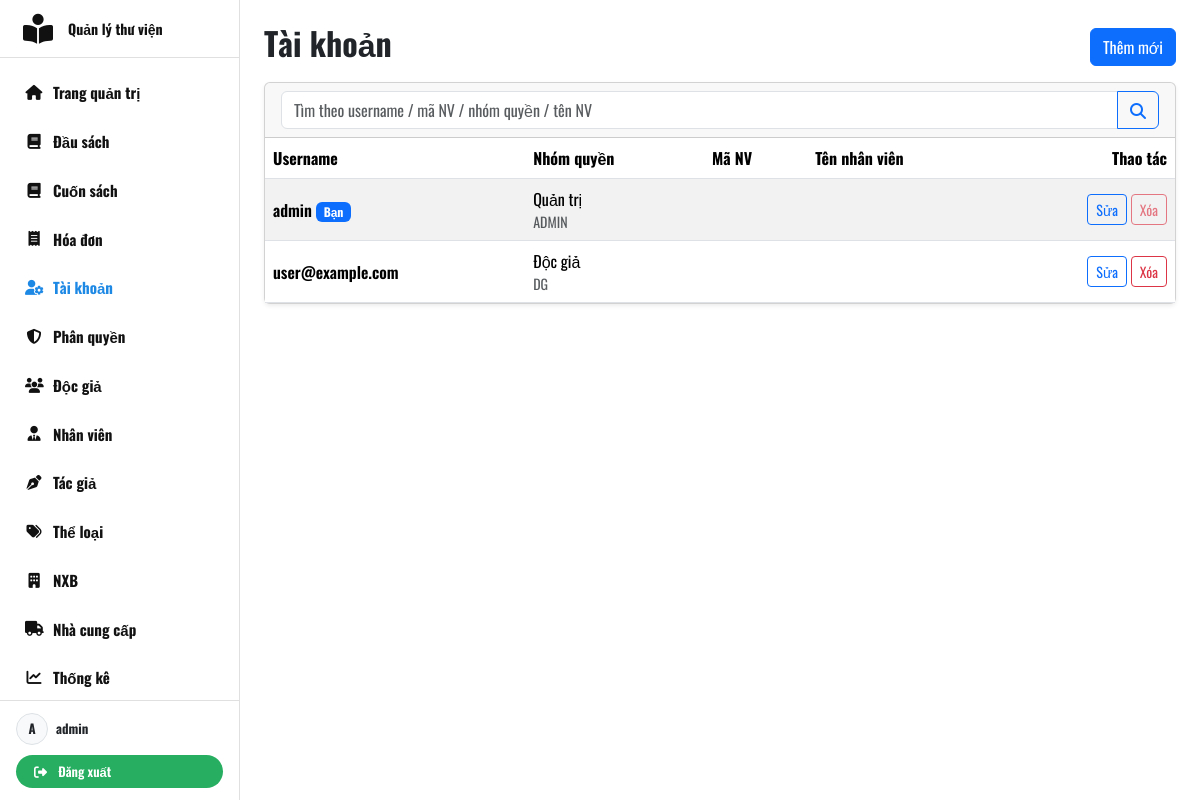
/admin/QuanLy/TaiKhoan/QL_TaiKhoan.php (signed in), run on an earlier commit of the app's database.
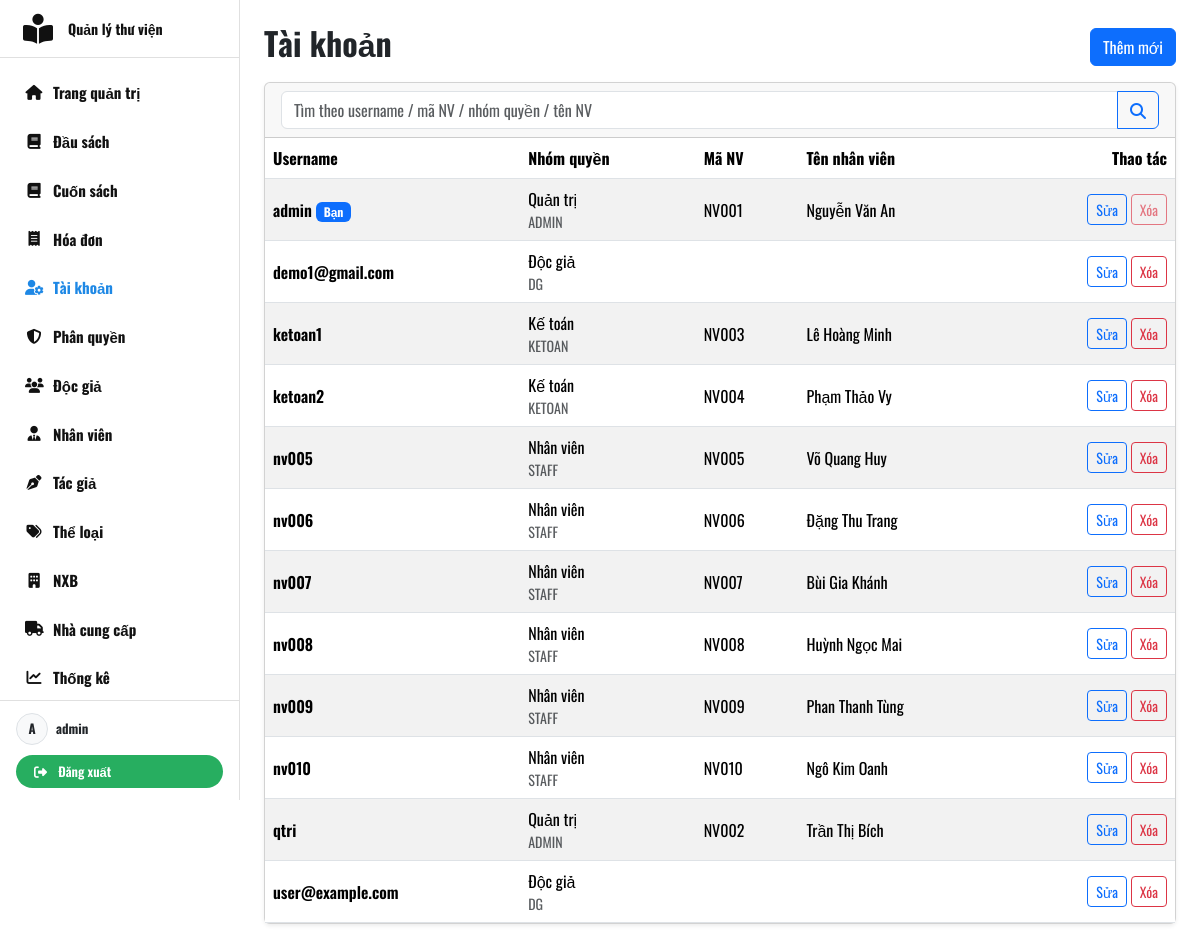
And on a later commit of the database.
### tables this page shows
CREATE TABLE IF NOT EXISTS `taikhoan` (
  `tendangnhap` varchar(50)  NOT NULL,
  `matkhau`     varchar(255) DEFAULT NULL,
  `manhomquyen` varchar(50)  DEFAULT NULL,
  `manv`        varchar(50)  DEFAULT NULL,
  `madocgia`    varchar(50)  DEFAULT NULL,
  PRIMARY KEY (`tendangnhap`),
  KEY `fk_taikhoan_nhomquyen` (`manhomquyen`),
  KEY `fk_taikhoan_nhanvien`  (`manv`),
  KEY `fk_taikhoan_docgia`    (`madocgia`),
  CONSTRAINT `fk_taikhoan_nhomquyen` FOREIGN KEY (`manhomquyen`) REFERENCES `nhomquyen` (`manhomquyen`),
  CONSTRAINT `fk_taikhoan_nhanvien`  FOREIGN KEY (`manv`)        REFERENCES `nhanvien`  (`manv`),
  CONSTRAINT `fk_taikhoan_docgia`    FOREIGN KEY (`madocgia`)     REFERENCES `docgia`    (`madocgia`)
);

CREATE TABLE IF NOT EXISTS `nhomquyen` (
  `manhomquyen`  varchar(50)  NOT NULL,
  `tennhomquyen` varchar(100) DEFAULT NULL,
  PRIMARY KEY (`manhomquyen`)
);

### admin/login/auth.php (called while the page is built, shortened)
<?php
function admin_is_logged_in(): bool
{
    return isset($_SESSION['admin_user']) && is_array($_SESSION['admin_user']);
}
function admin_current_user(): array
{
    return is_array($_SESSION['admin_user']) ? $_SESSION['admin_user'] : [];
}

### admin/QuanLy/TaiKhoan/QL_TaiKhoan.php (the view, shortened to what the changed rows need)
<?php
require_once __DIR__ . '/../../login/auth.php';
$conn = ConnectDB::getInstance()->getConnection();
$conn->set_charset('utf8mb4');
function h(string $value): string
{
    return htmlspecialchars($value, ENT_QUOTES | ENT_SUBSTITUTE, 'UTF-8');
}
function get_str(array $src, string $key, string $default = ''): string
{
    if (!isset($src[$key])) {
        return $default;
    }
    return trim((string)$src[$key]);
}
$err = get_str($_GET, 'err');
$currentUsername = '';
if (isset($_SESSION['admin_user']) && is_array($_SESSION['admin_user'])) {
    $currentUsername = (string)($_SESSION['admin_user']['tendangnhap'] ?? '');
}
$q = get_str($_GET, 'q');
$rows = [];
try {
    if ($q !== '') {
        $like = '%' . $q . '%';
        $sql =
            "SELECT tk.tendangnhap, tk.manhomquyen, nq.tennhomquyen, tk.manv,
                    CONCAT(COALESCE(nv.honv,''),' ',COALESCE(nv.tennv,'')) AS ten_nhanvien
             FROM taikhoan tk
             LEFT JOIN nhomquyen nq ON nq.manhomquyen = tk.manhomquyen
             LEFT JOIN nhanvien nv ON nv.manv = tk.manv
             WHERE (";
        $sql .=
            "tk.tendangnhap LIKE ?
                OR tk.manv LIKE ?
                OR COALESCE(nq.tennhomquyen,'') LIKE ?
                OR CONCAT(COALESCE(nv.honv,''),' ',COALESCE(nv.tennv,'')) LIKE ?
             )
             ORDER BY tk.tendangnhap ASC
             LIMIT 300";
        $stmt = $conn->prepare($sql);
        if (!$stmt) {
            throw new RuntimeException('Không thể chuẩn bị câu lệnh tìm kiếm.');
        }
        $stmt->bind_param('ssss', $like, $like, $like, $like);
        $stmt->execute();
        $rows = $stmt->get_result()->fetch_all(MYSQLI_ASSOC);
        $stmt->close();
    } else {
        $sql =
            "SELECT tk.tendangnhap, tk.manhomquyen, nq.tennhomquyen, tk.manv,
                    CONCAT(COALESCE(nv.honv,''),' ',COALESCE(nv.tennv,'')) AS ten_nhanvien
             FROM taikhoan tk
             LEFT JOIN nhomquyen nq ON nq.manhomquyen = tk.manhomquyen
             LEFT JOIN nhanvien nv ON nv.manv = tk.manv
             ORDER BY tk.tendangnhap ASC
             LIMIT 300";
        $res = $conn->query($sql);
        $rows = $res ? $res->fetch_all(MYSQLI_ASSOC) : [];
    }
} catch (Throwable $e) {
    $err = $err !== '' ? $err : $e->getMessage();
}
?>
<!DOCTYPE html>
<html lang="vi">
<head>
    <link rel="stylesheet" href="https://cdnjs.cloudflare.com/ajax/libs/font-awesome/6.7.2/css/all.min.css">
    <link rel="stylesheet" href="/assets/bootstrap/css/bootstrap.min.css">
    <link rel="stylesheet" href="/assets/css/admin_sidebar.css">
</head>
<body>
<?php
require_once __DIR__ . '/../../layout/admin_sidebar.php';
?>
<main class="container-fluid py-4">
    <div class="container-md">
        <div class="d-flex flex-wrap gap-2 align-items-end justify-content-between mb-3">
            <div>
                <h2 class="fw-bold mb-1">Tài khoản</h2>
            </div>
        </div>
        <div class="card shadow-sm">
            <div class="card-body p-0">
                <div class="table-responsive">
                    <table class="table table-striped align-middle mb-0">
                        <thead>
                        <tr>
                            <th>Username</th>
                            <th>Nhóm quyền</th>
                            <th>Mã NV</th>
                            <th>Tên nhân viên</th>
                            <th class="text-end">Thao tác</th>
                        </tr>
                        </thead>
                        <tbody>
                        <?php if (!$rows): ?>
                            <tr>
                                <td colspan="10" class="text-center text-muted py-4">Không có dữ liệu</td>
                            </tr>
                        <?php else: ?>
                            <?php foreach ($rows as $r): ?>
                                <?php
                                $username = (string)($r['tendangnhap'] ?? '');
                                $editUrl = '/admin/QuanLy/TaiKhoan/QL_TaiKhoan.php?edit=' . rawurlencode($username) . ($q !== '' ? ('&q=' . rawurlencode($q)) : '');
                                ?>
                                <tr>
                                    <td class="fw-semibold"><?= h($username) ?><?= ($currentUsername !== '' && $username === $currentUsername) ? ' <span class="badge text-bg-primary">Bạn</span>' : '' ?></td>
                                    <td>
                                        <div><?= h((string)($r['tennhomquyen'] ?? '')) ?></div>
                                        <div class="text-muted small"><?= h((string)($r['manhomquyen'] ?? '')) ?></div>
                                    </td>
                                    <td><?= h((string)($r['manv'] ?? '')) ?></td>
                                    <td><?= h((string)($r['ten_nhanvien'] ?? '')) ?></td>
                                    <td class="text-end">
                                        <a class="btn btn-sm btn-outline-primary" href="<?= h($editUrl) ?>">Sửa</a>
                                        <form method="post" class="d-inline" onsubmit="return confirm('Xóa tài khoản <?= h($username) ?>?')">
                                            <button class="btn btn-sm btn-outline-danger" type="submit" <?= ($currentUsername !== '' && $username === $currentUsername) ? 'disabled' : '' ?>>Xóa</button>
                                        </form>
                                    </td>
                                </tr>
                            <?php endforeach; ?>
                        <?php endif; ?>
                        </tbody>
                    </table>
                </div>
            </div>
        </div>
    </div>
</main>
</body>
</html>

### admin/layout/admin_sidebar.php (shortened to what the changed rows need)
<?php
require_once __DIR__ . '/../login/auth.php';
$admin = admin_current_user();
$adminUsername = (string)($admin['tendangnhap'] ?? 'Admin');
?>
<link rel="stylesheet" href="/assets/css/header.css">
<link rel="stylesheet" href="/assets/fonts/font.css">
<link rel="stylesheet" href="https://cdnjs.cloudflare.com/ajax/libs/font-awesome/6.7.2/css/all.min.css">
<link rel="stylesheet" href="/assets/css/admin_sidebar.css">
<aside class="admin-sidebar" aria-label="Menu quản trị">
    <div class="admin-sidebar-actions">
        <?php
        $displayName = $adminUsername;
        $initial = 'A';
        if (function_exists('mb_substr')) {
            $initial = mb_strtoupper(mb_substr(trim($displayName), 0, 1, 'UTF-8'), 'UTF-8');
        } else {
            $initial = strtoupper(substr(trim($displayName), 0, 1));
        }
        ?>
        <div class="admin-user-chip" aria-label="Tài khoản">
            <div class="admin-avatar rounded-circle border bg-light d-inline-flex align-items-center justify-content-center">
                <?= htmlspecialchars($initial, ENT_QUOTES) ?>
            </div>
            <span class="admin-user-name">
                <?= htmlspecialchars($displayName, ENT_QUOTES) ?>
            </span>
        </div>
    </div>
</aside>

What changed in the data, as far as the page shows it:
changed taikhoan "admin": manv (not shown) → "NV001"; ten_nhanvien (not shown) → "Nguyễn Văn An"
added taikhoan: tendangnhap "demo1@gmail.com", manhomquyen.tennhomquyen "Độc giả", manhomquyen "DG"
added taikhoan: tendangnhap "ketoan1", manhomquyen.tennhomquyen "Kế toán", manhomquyen "KETOAN", manv "NV003", ten_nhanvien "Lê Hoàng Minh"
added taikhoan: tendangnhap "ketoan2", manhomquyen.tennhomquyen "Kế toán", manhomquyen "KETOAN", manv "NV004", ten_nhanvien "Phạm Thảo Vy"
added taikhoan: tendangnhap "nv005", manhomquyen.tennhomquyen "Nhân viên", manhomquyen "STAFF", manv "NV005", ten_nhanvien "Võ Quang Huy"
added taikhoan: tendangnhap "nv006", manhomquyen.tennhomquyen "Nhân viên", manhomquyen "STAFF", manv "NV006", ten_nhanvien "Đặng Thu Trang"
added taikhoan: tendangnhap "nv007", manhomquyen.tennhomquyen "Nhân viên", manhomquyen "STAFF", manv "NV007", ten_nhanvien "Bùi Gia Khánh"
added taikhoan: tendangnhap "nv008", manhomquyen.tennhomquyen "Nhân viên", manhomquyen "STAFF", manv "NV008", ten_nhanvien "Huỳnh Ngọc Mai"
added taikhoan: tendangnhap "nv009", manhomquyen.tennhomquyen "Nhân viên", manhomquyen "STAFF", manv "NV009", ten_nhanvien "Phan Thanh Tùng"
added taikhoan: tendangnhap "nv010", manhomquyen.tennhomquyen "Nhân viên", manhomquyen "STAFF", manv "NV010", ten_nhanvien "Ngô Kim Oanh"
added taikhoan: tendangnhap "qtri", manhomquyen.tennhomquyen "Quản trị", manhomquyen "ADMIN", manv "NV002", ten_nhanvien "Trần Thị Bích"
